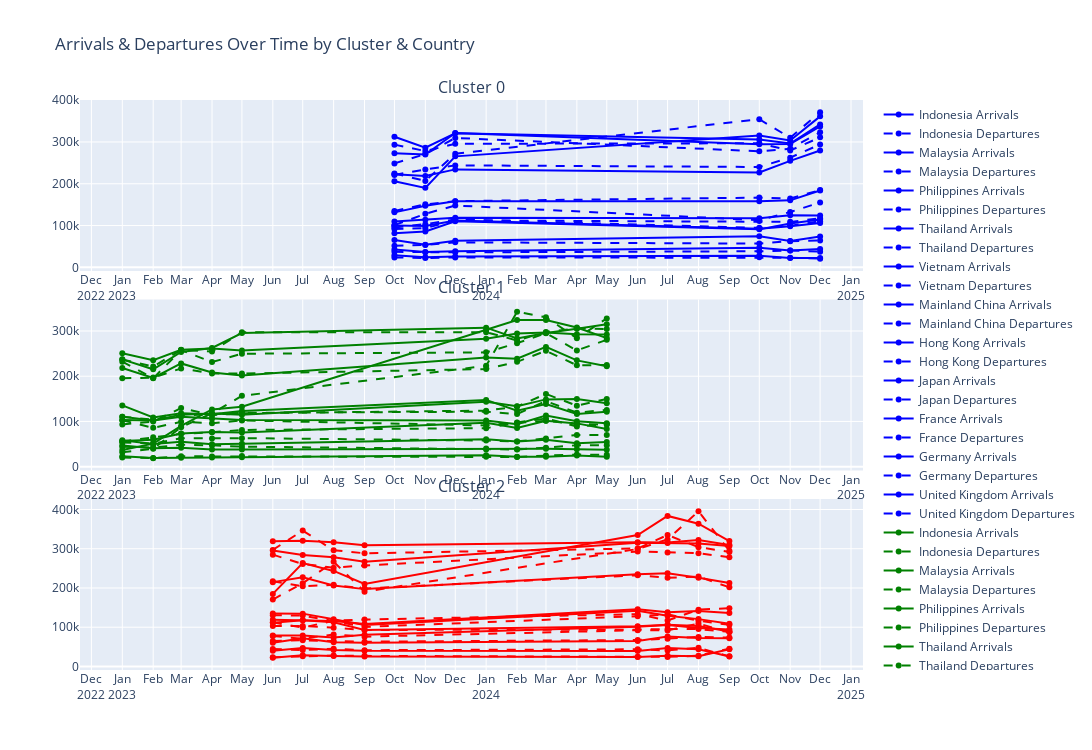

The notebook cell saved with this chart:
### Code cell
# Run K-Means clustering
num_clusters = 3
kmeans = KMeans(n_clusters=num_clusters, random_state=0, n_init='auto')
df['Cluster'] = kmeans.fit_predict(df_final)

# Check cluster distribution
print(df['Cluster'].value_counts())

# Visualize Data: Arrivals & Departures Over Time by Cluster & Country
df.sort_values(by=['Year', 'Month'], inplace=True)

# Define colors for clusters
cluster_colors = {0: 'blue', 1: 'green', 2: 'red'}

# Create subplots
fig = sp.make_subplots(
    rows=num_clusters, cols=1, shared_xaxes=True, vertical_spacing=0.05,
    subplot_titles=[f'Cluster {i}' for i in sorted(df['Cluster'].unique())]
)

# Add traces for each cluster and country
for idx, cluster in enumerate(sorted(df['Cluster'].unique())):
    cluster_data = df[df['Cluster'] == cluster]
    cluster_data['Date'] = pd.to_datetime(cluster_data[['Year', 'Month']].assign(DAY=1))

    color = cluster_colors.get(cluster, 'gray')

    for country in cluster_data['Country'].unique():
        country_data = cluster_data[cluster_data['Country'] == country]

        fig.add_trace(go.Scatter(
            x=country_data['Date'],
            y=country_data['Arrivals'],
            mode='lines+markers',
            name=f'{country} Arrivals',
            hoverinfo='y+name',
            line=dict(color=color, dash='solid')
        ), row=idx + 1, col=1)

        fig.add_trace(go.Scatter(
            x=country_data['Date'],
            y=country_data['Departures'],
            mode='lines+markers',
            name=f'{country} Departures',
            hoverinfo='y+name',
            line=dict(color=color, dash='dash')
        ), row=idx + 1, col=1)

# Update layout
fig.update_xaxes(dtick="M1", tickformat="%b\n%Y", showticklabels=True)
fig.update_layout(
    height=250 * num_clusters, width=1400,
    title_text="Arrivals & Departures Over Time by Cluster & Country",
    showlegend=True
)

# Show the figure
fig.show()

### Figure 1 — Plotly figure (JSON) as saved in the notebook; plotly's stock layout.template omitted (floating-point values rounded to 4 significant figures)
{"data": [{"hoverinfo": "y+name", "line": {"color": "blue", "dash": "solid"}, "mode": "lines+markers", "name": "Indonesia Arrivals", "type": "scatter", "x": ["2023-10-01T00:00:00", "2023-11-01T00:00:00", "2023-12-01T00:00:00", "2024-10-01T00:00:00", "2024-11-01T00:00:00", "2024-12-01T00:00:00"], "xaxis": "x", "y": [312292, 286363, 320717, 305697, 296314, 341960], "yaxis": "y"}, {"hoverinfo": "y+name", "line": {"color": "blue", "dash": "dash"}, "mode": "lines+markers", "name": "Indonesia Departures", "type": "scatter", "x": ["2023-10-01T00:00:00", "2023-11-01T00:00:00", "2023-12-01T00:00:00", "2024-10-01T00:00:00", "2024-11-01T00:00:00", "2024-12-01T00:00:00"], "xaxis": "x", "y": [293584, 278285, 295598, 296812, 279388, 311140], "yaxis": "y"}, {"hoverinfo": "y+name", "line": {"color": "blue", "dash": "solid"}, "mode": "lines+markers", "name": "Malaysia Arrivals", "type": "scatter", "x": ["2023-10-01T00:00:00", "2023-11-01T00:00:00", "2023-12-01T00:00:00", "2024-10-01T00:00:00", "2024-11-01T00:00:00", "2024-12-01T00:00:00"], "xaxis": "x", "y": [272799, 269785, 321354, 294533, 294907, 337008], "yaxis": "y"}, {"hoverinfo": "y+name", "line": {"color": "blue", "dash": "dash"}, "mode": "lines+markers", "name": "Malaysia Departures", "type": "scatter", "x": ["2023-10-01T00:00:00", "2023-11-01T00:00:00", "2023-12-01T00:00:00", "2024-10-01T00:00:00", "2024-11-01T00:00:00", "2024-12-01T00:00:00"], "xaxis": "x", "y": [248722, 270932, 309565, 277645, 283893, 323182], "yaxis": "y"}, {"hoverinfo": "y+name", "line": {"color": "blue", "dash": "solid"}, "mode": "lines+markers", "name": "Philippines Arrivals", "type": "scatter", "x": ["2023-10-01T00:00:00", "2023-11-01T00:00:00", "2023-12-01T00:00:00", "2024-10-01T00:00:00", "2024-11-01T00:00:00", "2024-12-01T00:00:00"], "xaxis": "x", "y": [109914, 113793, 118907, 117373, 124727, 123812], "yaxis": "y"}, {"hoverinfo": "y+name", "line": {"color": "blue", "dash": "dash"}, "mode": "lines+markers", "name": "Philippines Departures", "type": "scatter", "x": ["2023-10-01T00:00:00", "2023-11-01T00:00:00", "2023-12-01T00:00:00", "2024-10-01T00:00:00", "2024-11-01T00:00:00", "2024-12-01T00:00:00"], "xaxis": "x", "y": [100964, 128161, 147852, 112951, 132282, 155269], "yaxis": "y"}, {"hoverinfo": "y+name", "line": {"color": "blue", "dash": "solid"}, "mode": "lines+markers", "name": "Thailand Arrivals", "type": "scatter", "x": ["2023-10-01T00:00:00", "2023-11-01T00:00:00", "2023-12-01T00:00:00", "2024-10-01T00:00:00", "2024-11-01T00:00:00", "2024-12-01T00:00:00"], "xaxis": "x", "y": [222667, 218773, 234375, 227143, 254727, 279506], "yaxis": "y"}, {"hoverinfo": "y+name", "line": {"color": "blue", "dash": "dash"}, "mode": "lines+markers", "name": "Thailand Departures", "type": "scatter", "x": ["2023-10-01T00:00:00", "2023-11-01T00:00:00", "2023-12-01T00:00:00", "2024-10-01T00:00:00", "2024-11-01T00:00:00", "2024-12-01T00:00:00"], "xaxis": "x", "y": [221225, 234213, 243950, 240145, 262393, 294105], "yaxis": "y"}, {"hoverinfo": "y+name", "line": {"color": "blue", "dash": "solid"}, "mode": "lines+markers", "name": "Vietnam Arrivals", "type": "scatter", "x": ["2023-10-01T00:00:00", "2023-11-01T00:00:00", "2023-12-01T00:00:00", "2024-10-01T00:00:00", "2024-11-01T00:00:00", "2024-12-01T00:00:00"], "xaxis": "x", "y": [99917, 99028, 112292, 92505, 98116, 105848], "yaxis": "y"}, {"hoverinfo": "y+name", "line": {"color": "blue", "dash": "dash"}, "mode": "lines+markers", "name": "Vietnam Departures", "type": "scatter", "x": ["2023-10-01T00:00:00", "2023-11-01T00:00:00", "2023-12-01T00:00:00", "2024-10-01T00:00:00", "2024-11-01T00:00:00", "2024-12-01T00:00:00"], "xaxis": "x", "y": [95429, 103383, 114660, 94470, 99247, 110293], "yaxis": "y"}, {"hoverinfo": "y+name", "line": {"color": "blue", "dash": "solid"}, "mode": "lines+markers", "name": "Mainland China Arrivals", "type": "scatter", "x": ["2023-10-01T00:00:00", "2023-11-01T00:00:00", "2023-12-01T00:00:00", "2024-10-01T00:00:00", "2024-11-01T00:00:00", "2024-12-01T00:00:00"], "xaxis": "x", "y": [205807, 190153, 265540, 315351, 303665, 361183], "yaxis": "y"}, {"hoverinfo": "y+name", "line": {"color": "blue", "dash": "dash"}, "mode": "lines+markers", "name": "Mainland China Departures", "type": "scatter", "x": ["2023-10-01T00:00:00", "2023-11-01T00:00:00", "2023-12-01T00:00:00", "2024-10-01T00:00:00", "2024-11-01T00:00:00", "2024-12-01T00:00:00"], "xaxis": "x", "y": [224456, 206778, 271750, 354325, 310214, 370922], "yaxis": "y"}, {"hoverinfo": "y+name", "line": {"color": "blue", "dash": "solid"}, "mode": "lines+markers", "name": "Hong Kong Arrivals", "type": "scatter", "x": ["2023-10-01T00:00:00", "2023-11-01T00:00:00", "2023-12-01T00:00:00", "2024-10-01T00:00:00", "2024-11-01T00:00:00", "2024-12-01T00:00:00"], "xaxis": "x", "y": [81671, 85882, 110292, 90911, 104845, 114321], "yaxis": "y"}, {"hoverinfo": "y+name", "line": {"color": "blue", "dash": "dash"}, "mode": "lines+markers", "name": "Hong Kong Departures", "type": "scatter", "x": ["2023-10-01T00:00:00", "2023-11-01T00:00:00", "2023-12-01T00:00:00", "2024-10-01T00:00:00", "2024-11-01T00:00:00", "2024-12-01T00:00:00"], "xaxis": "x", "y": [91481, 93838, 112413, 110736, 108816, 117393], "yaxis": "y"}, {"hoverinfo": "y+name", "line": {"color": "blue", "dash": "solid"}, "mode": "lines+markers", "name": "Japan Arrivals", "type": "scatter", "x": ["2023-10-01T00:00:00", "2023-11-01T00:00:00", "2023-12-01T00:00:00", "2024-10-01T00:00:00", "2024-11-01T00:00:00", "2024-12-01T00:00:00"], "xaxis": "x", "y": [131578, 147313, 158070, 157862, 160275, 183767], "yaxis": "y"}, {"hoverinfo": "y+name", "line": {"color": "blue", "dash": "dash"}, "mode": "lines+markers", "name": "Japan Departures", "type": "scatter", "x": ["2023-10-01T00:00:00", "2023-11-01T00:00:00", "2023-12-01T00:00:00", "2024-10-01T00:00:00", "2024-11-01T00:00:00", "2024-12-01T00:00:00"], "xaxis": "x", "y": [134891, 150729, 158438, 166854, 164753, 184868], "yaxis": "y"}, {"hoverinfo": "y+name", "line": {"color": "blue", "dash": "solid"}, "mode": "lines+markers", "name": "France Arrivals", "type": "scatter", "x": ["2023-10-01T00:00:00", "2023-11-01T00:00:00", "2023-12-01T00:00:00", "2024-10-01T00:00:00", "2024-11-01T00:00:00", "2024-12-01T00:00:00"], "xaxis": "x", "y": [28918, 24260, 25892, 28054, 22629, 22678], "yaxis": "y"}, {"hoverinfo": "y+name", "line": {"color": "blue", "dash": "dash"}, "mode": "lines+markers", "name": "France Departures", "type": "scatter", "x": ["2023-10-01T00:00:00", "2023-11-01T00:00:00", "2023-12-01T00:00:00", "2024-10-01T00:00:00", "2024-11-01T00:00:00", "2024-12-01T00:00:00"], "xaxis": "x", "y": [23806, 22408, 23670, 24341, 23038, 20721], "yaxis": "y"}, {"hoverinfo": "y+name", "line": {"color": "blue", "dash": "solid"}, "mode": "lines+markers", "name": "Germany Arrivals", "type": "scatter", "x": ["2023-10-01T00:00:00", "2023-11-01T00:00:00", "2023-12-01T00:00:00", "2024-10-01T00:00:00", "2024-11-01T00:00:00", "2024-12-01T00:00:00"], "xaxis": "x", "y": [42852, 36523, 38513, 46925, 40337, 44055], "yaxis": "y"}, {"hoverinfo": "y+name", "line": {"color": "blue", "dash": "dash"}, "mode": "lines+markers", "name": "Germany Departures", "type": "scatter", "x": ["2023-10-01T00:00:00", "2023-11-01T00:00:00", "2023-12-01T00:00:00", "2024-10-01T00:00:00", "2024-11-01T00:00:00", "2024-12-01T00:00:00"], "xaxis": "x", "y": [37103, 35994, 35955, 38493, 40496, 37640], "yaxis": "y"}, {"hoverinfo": "y+name", "line": {"color": "blue", "dash": "solid"}, "mode": "lines+markers", "name": "United Kingdom Arrivals", "type": "scatter", "x": ["2023-10-01T00:00:00", "2023-11-01T00:00:00", "2023-12-01T00:00:00", "2024-10-01T00:00:00", "2024-11-01T00:00:00", "2024-12-01T00:00:00"], "xaxis": "x", "y": [65715, 54274, 63883, 74168, 62824, 73704], "yaxis": "y"}, {"hoverinfo": "y+name", "line": {"color": "blue", "dash": "dash"}, "mode": "lines+markers", "name": "United Kingdom Departures", "type": "scatter", "x": ["2023-10-01T00:00:00", "2023-11-01T00:00:00", "2023-12-01T00:00:00", "2024-10-01T00:00:00", "2024-11-01T00:00:00", "2024-12-01T00:00:00"], "xaxis": "x", "y": [51708, 53430, 59844, 56957, 62678, 64337], "yaxis": "y"}, {"hoverinfo": "y+name", "line": {"color": "green", "dash": "solid"}, "mode": "lines+markers", "name": "Indonesia Arrivals", "type": "scatter", "x": ["2023-01-01T00:00:00", "2023-02-01T00:00:00", "2023-03-01T00:00:00", "2023-04-01T00:00:00", "2023-05-01T00:00:00", "2024-01-01T00:00:00", "2024-02-01T00:00:00", "2024-03-01T00:00:00", "2024-04-01T00:00:00", "2024-05-01T00:00:00"], "xaxis": "x2", "y": [237294, 215290, 253733, 262495, 295364, 307312, 283447, 295673, 304889, 315076], "yaxis": "y2"}, {"hoverinfo": "y+name", "line": {"color": "green", "dash": "dash"}, "mode": "lines+markers", "name": "Indonesia Departures", "type": "scatter", "x": ["2023-01-01T00:00:00", "2023-02-01T00:00:00", "2023-03-01T00:00:00", "2023-04-01T00:00:00", "2023-05-01T00:00:00", "2024-01-01T00:00:00", "2024-02-01T00:00:00", "2024-03-01T00:00:00", "2024-04-01T00:00:00", "2024-05-01T00:00:00"], "xaxis": "x2", "y": [236894, 221396, 258118, 254622, 297376, 297301, 279107, 297830, 305947, 304347], "yaxis": "y2"}, {"hoverinfo": "y+name", "line": {"color": "green", "dash": "solid"}, "mode": "lines+markers", "name": "Malaysia Arrivals", "type": "scatter", "x": ["2023-01-01T00:00:00", "2023-02-01T00:00:00", "2023-03-01T00:00:00", "2023-04-01T00:00:00", "2023-05-01T00:00:00", "2024-01-01T00:00:00", "2024-02-01T00:00:00", "2024-03-01T00:00:00", "2024-04-01T00:00:00", "2024-05-01T00:00:00"], "xaxis": "x2", "y": [250687, 235207, 258302, 261045, 256899, 282679, 294434, 296535, 292736, 292170], "yaxis": "y2"}, {"hoverinfo": "y+name", "line": {"color": "green", "dash": "dash"}, "mode": "lines+markers", "name": "Malaysia Departures", "type": "scatter", "x": ["2023-01-01T00:00:00", "2023-02-01T00:00:00", "2023-03-01T00:00:00", "2023-04-01T00:00:00", "2023-05-01T00:00:00", "2024-01-01T00:00:00", "2024-02-01T00:00:00", "2024-03-01T00:00:00", "2024-04-01T00:00:00", "2024-05-01T00:00:00"], "xaxis": "x2", "y": [232232, 195403, 257769, 231352, 249761, 252721, 273053, 295187, 256967, 280455], "yaxis": "y2"}, {"hoverinfo": "y+name", "line": {"color": "green", "dash": "solid"}, "mode": "lines+markers", "name": "Philippines Arrivals", "type": "scatter", "x": ["2023-01-01T00:00:00", "2023-02-01T00:00:00", "2023-03-01T00:00:00", "2023-04-01T00:00:00", "2023-05-01T00:00:00", "2024-01-01T00:00:00", "2024-02-01T00:00:00", "2024-03-01T00:00:00", "2024-04-01T00:00:00", "2024-05-01T00:00:00"], "xaxis": "x2", "y": [135480, 108926, 118229, 115838, 123290, 147579, 123896, 138363, 116665, 121360], "yaxis": "y2"}, {"hoverinfo": "y+name", "line": {"color": "green", "dash": "dash"}, "mode": "lines+markers", "name": "Philippines Departures", "type": "scatter", "x": ["2023-01-01T00:00:00", "2023-02-01T00:00:00", "2023-03-01T00:00:00", "2023-04-01T00:00:00", "2023-05-01T00:00:00", "2024-01-01T00:00:00", "2024-02-01T00:00:00", "2024-03-01T00:00:00", "2024-04-01T00:00:00", "2024-05-01T00:00:00"], "xaxis": "x2", "y": [110515, 103708, 113075, 115894, 119130, 121529, 116456, 144936, 119414, 125442], "yaxis": "y2"}, {"hoverinfo": "y+name", "line": {"color": "green", "dash": "solid"}, "mode": "lines+markers", "name": "Thailand Arrivals", "type": "scatter", "x": ["2023-01-01T00:00:00", "2023-02-01T00:00:00", "2023-03-01T00:00:00", "2023-04-01T00:00:00", "2023-05-01T00:00:00", "2024-01-01T00:00:00", "2024-02-01T00:00:00", "2024-03-01T00:00:00", "2024-04-01T00:00:00", "2024-05-01T00:00:00"], "xaxis": "x2", "y": [218226, 196200, 228228, 208237, 201556, 241208, 238636, 264799, 235029, 222001], "yaxis": "y2"}, {"hoverinfo": "y+name", "line": {"color": "green", "dash": "dash"}, "mode": "lines+markers", "name": "Thailand Departures", "type": "scatter", "x": ["2023-01-01T00:00:00", "2023-02-01T00:00:00", "2023-03-01T00:00:00", "2023-04-01T00:00:00", "2023-05-01T00:00:00", "2024-01-01T00:00:00", "2024-02-01T00:00:00", "2024-03-01T00:00:00", "2024-04-01T00:00:00", "2024-05-01T00:00:00"], "xaxis": "x2", "y": [195388, 196873, 217201, 205921, 205833, 215777, 231796, 256193, 224240, 224744], "yaxis": "y2"}, {"hoverinfo": "y+name", "line": {"color": "green", "dash": "solid"}, "mode": "lines+markers", "name": "Vietnam Arrivals", "type": "scatter", "x": ["2023-01-01T00:00:00", "2023-02-01T00:00:00", "2023-03-01T00:00:00", "2023-04-01T00:00:00", "2023-05-01T00:00:00", "2024-01-01T00:00:00", "2024-02-01T00:00:00", "2024-03-01T00:00:00", "2024-04-01T00:00:00", "2024-05-01T00:00:00"], "xaxis": "x2", "y": [103236, 102251, 110179, 105687, 102932, 101950, 93909, 113009, 100406, 96072], "yaxis": "y2"}, {"hoverinfo": "y+name", "line": {"color": "green", "dash": "dash"}, "mode": "lines+markers", "name": "Vietnam Departures", "type": "scatter", "x": ["2023-01-01T00:00:00", "2023-02-01T00:00:00", "2023-03-01T00:00:00", "2023-04-01T00:00:00", "2023-05-01T00:00:00", "2024-01-01T00:00:00", "2024-02-01T00:00:00", "2024-03-01T00:00:00", "2024-04-01T00:00:00", "2024-05-01T00:00:00"], "xaxis": "x2", "y": [102736, 85879, 99121, 96153, 102171, 91137, 97902, 106501, 88687, 94314], "yaxis": "y2"}, {"hoverinfo": "y+name", "line": {"color": "green", "dash": "solid"}, "mode": "lines+markers", "name": "Mainland China Arrivals", "type": "scatter", "x": ["2023-01-01T00:00:00", "2023-02-01T00:00:00", "2023-03-01T00:00:00", "2023-04-01T00:00:00", "2023-05-01T00:00:00", "2024-01-01T00:00:00", "2024-02-01T00:00:00", "2024-03-01T00:00:00", "2024-04-01T00:00:00", "2024-05-01T00:00:00"], "xaxis": "x2", "y": [36744, 50983, 90156, 126550, 132574, 301732, 324056, 324409, 307829, 284250], "yaxis": "y2"}, {"hoverinfo": "y+name", "line": {"color": "green", "dash": "dash"}, "mode": "lines+markers", "name": "Mainland China Departures", "type": "scatter", "x": ["2023-01-01T00:00:00", "2023-02-01T00:00:00", "2023-03-01T00:00:00", "2023-04-01T00:00:00", "2023-05-01T00:00:00", "2024-01-01T00:00:00", "2024-02-01T00:00:00", "2024-03-01T00:00:00", "2024-04-01T00:00:00", "2024-05-01T00:00:00"], "xaxis": "x2", "y": [31925, 39762, 87393, 117920, 156623, 222956, 342416, 330380, 283889, 327809], "yaxis": "y2"}, {"hoverinfo": "y+name", "line": {"color": "green", "dash": "solid"}, "mode": "lines+markers", "name": "Hong Kong Arrivals", "type": "scatter", "x": ["2023-01-01T00:00:00", "2023-02-01T00:00:00", "2023-03-01T00:00:00", "2023-04-01T00:00:00", "2023-05-01T00:00:00", "2024-01-01T00:00:00", "2024-02-01T00:00:00", "2024-03-01T00:00:00", "2024-04-01T00:00:00", "2024-05-01T00:00:00"], "xaxis": "x2", "y": [56563, 59409, 73512, 76541, 75345, 97242, 85465, 101577, 95685, 83052], "yaxis": "y2"}, {"hoverinfo": "y+name", "line": {"color": "green", "dash": "dash"}, "mode": "lines+markers", "name": "Hong Kong Departures", "type": "scatter", "x": ["2023-01-01T00:00:00", "2023-02-01T00:00:00", "2023-03-01T00:00:00", "2023-04-01T00:00:00", "2023-05-01T00:00:00", "2024-01-01T00:00:00", "2024-02-01T00:00:00", "2024-03-01T00:00:00", "2024-04-01T00:00:00", "2024-05-01T00:00:00"], "xaxis": "x2", "y": [55876, 64846, 72582, 76242, 81104, 85169, 97038, 101369, 94171, 92920], "yaxis": "y2"}, {"hoverinfo": "y+name", "line": {"color": "green", "dash": "solid"}, "mode": "lines+markers", "name": "Japan Arrivals", "type": "scatter", "x": ["2023-01-01T00:00:00", "2023-02-01T00:00:00", "2023-03-01T00:00:00", "2023-04-01T00:00:00", "2023-05-01T00:00:00", "2024-01-01T00:00:00", "2024-02-01T00:00:00", "2024-03-01T00:00:00", "2024-04-01T00:00:00", "2024-05-01T00:00:00"], "xaxis": "x2", "y": [110117, 101878, 115050, 117712, 115040, 143597, 133502, 148746, 149604, 140060], "yaxis": "y2"}, {"hoverinfo": "y+name", "line": {"color": "green", "dash": "dash"}, "mode": "lines+markers", "name": "Japan Departures", "type": "scatter", "x": ["2023-01-01T00:00:00", "2023-02-01T00:00:00", "2023-03-01T00:00:00", "2023-04-01T00:00:00", "2023-05-01T00:00:00", "2024-01-01T00:00:00", "2024-02-01T00:00:00", "2024-03-01T00:00:00", "2024-04-01T00:00:00", "2024-05-01T00:00:00"], "xaxis": "x2", "y": [93387, 99646, 129542, 113762, 118111, 123860, 132788, 160871, 134794, 149748], "yaxis": "y2"}, {"hoverinfo": "y+name", "line": {"color": "green", "dash": "solid"}, "mode": "lines+markers", "name": "France Arrivals", "type": "scatter", "x": ["2023-01-01T00:00:00", "2023-02-01T00:00:00", "2023-03-01T00:00:00", "2023-04-01T00:00:00", "2023-05-01T00:00:00", "2024-01-01T00:00:00", "2024-02-01T00:00:00", "2024-03-01T00:00:00", "2024-04-01T00:00:00", "2024-05-01T00:00:00"], "xaxis": "x2", "y": [23143, 19287, 19812, 20337, 20845, 25321, 22125, 21926, 24537, 22187], "yaxis": "y2"}, {"hoverinfo": "y+name", "line": {"color": "green", "dash": "dash"}, "mode": "lines+markers", "name": "France Departures", "type": "scatter", "x": ["2023-01-01T00:00:00", "2023-02-01T00:00:00", "2023-03-01T00:00:00", "2023-04-01T00:00:00", "2023-05-01T00:00:00", "2024-01-01T00:00:00", "2024-02-01T00:00:00", "2024-03-01T00:00:00", "2024-04-01T00:00:00", "2024-05-01T00:00:00"], "xaxis": "x2", "y": [20474, 18716, 22848, 22681, 23328, 22116, 21397, 24462, 26768, 26116], "yaxis": "y2"}, {"hoverinfo": "y+name", "line": {"color": "green", "dash": "solid"}, "mode": "lines+markers", "name": "Germany Arrivals", "type": "scatter", "x": ["2023-01-01T00:00:00", "2023-02-01T00:00:00", "2023-03-01T00:00:00", "2023-04-01T00:00:00", "2023-05-01T00:00:00", "2024-01-01T00:00:00", "2024-02-01T00:00:00", "2024-03-01T00:00:00", "2024-04-01T00:00:00", "2024-05-01T00:00:00"], "xaxis": "x2", "y": [46651, 40824, 41603, 37972, 37987, 39980, 38600, 39368, 38283, 37376], "yaxis": "y2"}, {"hoverinfo": "y+name", "line": {"color": "green", "dash": "dash"}, "mode": "lines+markers", "name": "Germany Departures", "type": "scatter", "x": ["2023-01-01T00:00:00", "2023-02-01T00:00:00", "2023-03-01T00:00:00", "2023-04-01T00:00:00", "2023-05-01T00:00:00", "2024-01-01T00:00:00", "2024-02-01T00:00:00", "2024-03-01T00:00:00", "2024-04-01T00:00:00", "2024-05-01T00:00:00"], "xaxis": "x2", "y": [43930, 42254, 48554, 47226, 44171, 38031, 38036, 41993, 47381, 47182], "yaxis": "y2"}, {"hoverinfo": "y+name", "line": {"color": "green", "dash": "solid"}, "mode": "lines+markers", "name": "United Kingdom Arrivals", "type": "scatter", "x": ["2023-01-01T00:00:00", "2023-02-01T00:00:00", "2023-03-01T00:00:00", "2023-04-01T00:00:00", "2023-05-01T00:00:00", "2024-01-01T00:00:00", "2024-02-01T00:00:00", "2024-03-01T00:00:00", "2024-04-01T00:00:00", "2024-05-01T00:00:00"], "xaxis": "x2", "y": [58315, 49882, 55242, 49612, 50777, 60395, 55732, 59507, 51949, 54799], "yaxis": "y2"}, {"hoverinfo": "y+name", "line": {"color": "green", "dash": "dash"}, "mode": "lines+markers", "name": "United Kingdom Departures", "type": "scatter", "x": ["2023-01-01T00:00:00", "2023-02-01T00:00:00", "2023-03-01T00:00:00", "2023-04-01T00:00:00", "2023-05-01T00:00:00", "2024-01-01T00:00:00", "2024-02-01T00:00:00", "2024-03-01T00:00:00", "2024-04-01T00:00:00", "2024-05-01T00:00:00"], "xaxis": "x2", "y": [53678, 50882, 62851, 62538, 63065, 57803, 55856, 62452, 70156, 70077], "yaxis": "y2"}, {"hoverinfo": "y+name", "line": {"color": "red", "dash": "solid"}, "mode": "lines+markers", "name": "Indonesia Arrivals", "type": "scatter", "x": ["2023-06-01T00:00:00", "2023-07-01T00:00:00", "2023-08-01T00:00:00", "2023-09-01T00:00:00", "2024-06-01T00:00:00", "2024-07-01T00:00:00", "2024-08-01T00:00:00", "2024-09-01T00:00:00"], "xaxis": "x3", "y": [319342, 320258, 316308, 309171, 316588, 315797, 321967, 309639], "yaxis": "y3"}, {"hoverinfo": "y+name", "line": {"color": "red", "dash": "dash"}, "mode": "lines+markers", "name": "Indonesia Departures", "type": "scatter", "x": ["2023-06-01T00:00:00", "2023-07-01T00:00:00", "2023-08-01T00:00:00", "2023-09-01T00:00:00", "2024-06-01T00:00:00", "2024-07-01T00:00:00", "2024-08-01T00:00:00", "2024-09-01T00:00:00"], "xaxis": "x3", "y": [297064, 346196, 296230, 288413, 300657, 335010, 303902, 291753], "yaxis": "y3"}, {"hoverinfo": "y+name", "line": {"color": "red", "dash": "solid"}, "mode": "lines+markers", "name": "Malaysia Arrivals", "type": "scatter", "x": ["2023-06-01T00:00:00", "2023-07-01T00:00:00", "2023-08-01T00:00:00", "2023-09-01T00:00:00", "2024-06-01T00:00:00", "2024-07-01T00:00:00", "2024-08-01T00:00:00", "2024-09-01T00:00:00"], "xaxis": "x3", "y": [295806, 283944, 278475, 266606, 315011, 314827, 313313, 307150], "yaxis": "y3"}, {"hoverinfo": "y+name", "line": {"color": "red", "dash": "dash"}, "mode": "lines+markers", "name": "Malaysia Departures", "type": "scatter", "x": ["2023-06-01T00:00:00", "2023-07-01T00:00:00", "2023-08-01T00:00:00", "2023-09-01T00:00:00", "2024-06-01T00:00:00", "2024-07-01T00:00:00", "2024-08-01T00:00:00", "2024-09-01T00:00:00"], "xaxis": "x3", "y": [284935, 261080, 251852, 257482, 292789, 290725, 288558, 278352], "yaxis": "y3"}, {"hoverinfo": "y+name", "line": {"color": "red", "dash": "solid"}, "mode": "lines+markers", "name": "Philippines Arrivals", "type": "scatter", "x": ["2023-06-01T00:00:00", "2023-07-01T00:00:00", "2023-08-01T00:00:00", "2023-09-01T00:00:00", "2024-06-01T00:00:00", "2024-07-01T00:00:00", "2024-08-01T00:00:00", "2024-09-01T00:00:00"], "xaxis": "x3", "y": [134950, 134631, 120166, 105834, 142023, 129017, 120640, 108697], "yaxis": "y3"}, {"hoverinfo": "y+name", "line": {"color": "red", "dash": "dash"}, "mode": "lines+markers", "name": "Philippines Departures", "type": "scatter", "x": ["2023-06-01T00:00:00", "2023-07-01T00:00:00", "2023-08-01T00:00:00", "2023-09-01T00:00:00", "2024-06-01T00:00:00", "2024-07-01T00:00:00", "2024-08-01T00:00:00", "2024-09-01T00:00:00"], "xaxis": "x3", "y": [130594, 129698, 115602, 100770, 128194, 132825, 116345, 106058], "yaxis": "y3"}, {"hoverinfo": "y+name", "line": {"color": "red", "dash": "solid"}, "mode": "lines+markers", "name": "Thailand Arrivals", "type": "scatter", "x": ["2023-06-01T00:00:00", "2023-07-01T00:00:00", "2023-08-01T00:00:00", "2023-09-01T00:00:00", "2024-06-01T00:00:00", "2024-07-01T00:00:00", "2024-08-01T00:00:00", "2024-09-01T00:00:00"], "xaxis": "x3", "y": [214922, 227415, 206186, 197101, 234730, 237235, 225976, 212885], "yaxis": "y3"}, {"hoverinfo": "y+name", "line": {"color": "red", "dash": "dash"}, "mode": "lines+markers", "name": "Thailand Departures", "type": "scatter", "x": ["2023-06-01T00:00:00", "2023-07-01T00:00:00", "2023-08-01T00:00:00", "2023-09-01T00:00:00", "2024-06-01T00:00:00", "2024-07-01T00:00:00", "2024-08-01T00:00:00", "2024-09-01T00:00:00"], "xaxis": "x3", "y": [216895, 204317, 207933, 198631, 232385, 225958, 229118, 201734], "yaxis": "y3"}, {"hoverinfo": "y+name", "line": {"color": "red", "dash": "solid"}, "mode": "lines+markers", "name": "Vietnam Arrivals", "type": "scatter", "x": ["2023-06-01T00:00:00", "2023-07-01T00:00:00", "2023-08-01T00:00:00", "2023-09-01T00:00:00", "2024-06-01T00:00:00", "2024-07-01T00:00:00", "2024-08-01T00:00:00", "2024-09-01T00:00:00"], "xaxis": "x3", "y": [111167, 117479, 112809, 93035, 102272, 106354, 103303, 89246], "yaxis": "y3"}, {"hoverinfo": "y+name", "line": {"color": "red", "dash": "dash"}, "mode": "lines+markers", "name": "Vietnam Departures", "type": "scatter", "x": ["2023-06-01T00:00:00", "2023-07-01T00:00:00", "2023-08-01T00:00:00", "2023-09-01T00:00:00", "2024-06-01T00:00:00", "2024-07-01T00:00:00", "2024-08-01T00:00:00", "2024-09-01T00:00:00"], "xaxis": "x3", "y": [102865, 103139, 98781, 93052, 93846, 95446, 95184, 88180], "yaxis": "y3"}, {"hoverinfo": "y+name", "line": {"color": "red", "dash": "solid"}, "mode": "lines+markers", "name": "Mainland China Arrivals", "type": "scatter", "x": ["2023-06-01T00:00:00", "2023-07-01T00:00:00", "2023-08-01T00:00:00", "2023-09-01T00:00:00", "2024-06-01T00:00:00", "2024-07-01T00:00:00", "2024-08-01T00:00:00", "2024-09-01T00:00:00"], "xaxis": "x3", "y": [184935, 263392, 243441, 210215, 334891, 383622, 363853, 319703], "yaxis": "y3"}, {"hoverinfo": "y+name", "line": {"color": "red", "dash": "dash"}, "mode": "lines+markers", "name": "Mainland China Departures", "type": "scatter", "x": ["2023-06-01T00:00:00", "2023-07-01T00:00:00", "2023-08-01T00:00:00", "2023-09-01T00:00:00", "2024-06-01T00:00:00", "2024-07-01T00:00:00", "2024-08-01T00:00:00", "2024-09-01T00:00:00"], "xaxis": "x3", "y": [170581, 211875, 266785, 190568, 299377, 323755, 395409, 294733], "yaxis": "y3"}, {"hoverinfo": "y+name", "line": {"color": "red", "dash": "solid"}, "mode": "lines+markers", "name": "Hong Kong Arrivals", "type": "scatter", "x": ["2023-06-01T00:00:00", "2023-07-01T00:00:00", "2023-08-01T00:00:00", "2023-09-01T00:00:00", "2024-06-01T00:00:00", "2024-07-01T00:00:00", "2024-08-01T00:00:00", "2024-09-01T00:00:00"], "xaxis": "x3", "y": [78942, 78733, 74061, 80709, 101093, 105586, 97783, 94312], "yaxis": "y3"}, {"hoverinfo": "y+name", "line": {"color": "red", "dash": "dash"}, "mode": "lines+markers", "name": "Hong Kong Departures", "type": "scatter", "x": ["2023-06-01T00:00:00", "2023-07-01T00:00:00", "2023-08-01T00:00:00", "2023-09-01T00:00:00", "2024-06-01T00:00:00", "2024-07-01T00:00:00", "2024-08-01T00:00:00", "2024-09-01T00:00:00"], "xaxis": "x3", "y": [77530, 70789, 81706, 76001, 92340, 91851, 109486, 87019], "yaxis": "y3"}, {"hoverinfo": "y+name", "line": {"color": "red", "dash": "solid"}, "mode": "lines+markers", "name": "Japan Arrivals", "type": "scatter", "x": ["2023-06-01T00:00:00", "2023-07-01T00:00:00", "2023-08-01T00:00:00", "2023-09-01T00:00:00", "2024-06-01T00:00:00", "2024-07-01T00:00:00", "2024-08-01T00:00:00", "2024-09-01T00:00:00"], "xaxis": "x3", "y": [119020, 117761, 116038, 108057, 145927, 138181, 141052, 136102], "yaxis": "y3"}, {"hoverinfo": "y+name", "line": {"color": "red", "dash": "dash"}, "mode": "lines+markers", "name": "Japan Departures", "type": "scatter", "x": ["2023-06-01T00:00:00", "2023-07-01T00:00:00", "2023-08-01T00:00:00", "2023-09-01T00:00:00", "2024-06-01T00:00:00", "2024-07-01T00:00:00", "2024-08-01T00:00:00", "2024-09-01T00:00:00"], "xaxis": "x3", "y": [112475, 99008, 116749, 119603, 133177, 117217, 144822, 148473], "yaxis": "y3"}, {"hoverinfo": "y+name", "line": {"color": "red", "dash": "solid"}, "mode": "lines+markers", "name": "France Arrivals", "type": "scatter", "x": ["2023-06-01T00:00:00", "2023-07-01T00:00:00", "2023-08-01T00:00:00", "2023-09-01T00:00:00", "2024-06-01T00:00:00", "2024-07-01T00:00:00", "2024-08-01T00:00:00", "2024-09-01T00:00:00"], "xaxis": "x3", "y": [22334, 28309, 26669, 25359, 24058, 26993, 26144, 43965], "yaxis": "y3"}, {"hoverinfo": "y+name", "line": {"color": "red", "dash": "dash"}, "mode": "lines+markers", "name": "France Departures", "type": "scatter", "x": ["2023-06-01T00:00:00", "2023-07-01T00:00:00", "2023-08-01T00:00:00", "2023-09-01T00:00:00", "2024-06-01T00:00:00", "2024-07-01T00:00:00", "2024-08-01T00:00:00", "2024-09-01T00:00:00"], "xaxis": "x3", "y": [23407, 25798, 27662, 26999, 24449, 24399, 27348, 45284], "yaxis": "y3"}, {"hoverinfo": "y+name", "line": {"color": "red", "dash": "solid"}, "mode": "lines+markers", "name": "Germany Arrivals", "type": "scatter", "x": ["2023-06-01T00:00:00", "2023-07-01T00:00:00", "2023-08-01T00:00:00", "2023-09-01T00:00:00", "2024-06-01T00:00:00", "2024-07-01T00:00:00", "2024-08-01T00:00:00", "2024-09-01T00:00:00"], "xaxis": "x3", "y": [40113, 47008, 42183, 40042, 39254, 47057, 43692, 25495], "yaxis": "y3"}, {"hoverinfo": "y+name", "line": {"color": "red", "dash": "dash"}, "mode": "lines+markers", "name": "Germany Departures", "type": "scatter", "x": ["2023-06-01T00:00:00", "2023-07-01T00:00:00", "2023-08-01T00:00:00", "2023-09-01T00:00:00", "2024-06-01T00:00:00", "2024-07-01T00:00:00", "2024-08-01T00:00:00", "2024-09-01T00:00:00"], "xaxis": "x3", "y": [44345, 41749, 45140, 41477, 43656, 40835, 47506, 25717], "yaxis": "y3"}, {"hoverinfo": "y+name", "line": {"color": "red", "dash": "solid"}, "mode": "lines+markers", "name": "United Kingdom Arrivals", "type": "scatter", "x": ["2023-06-01T00:00:00", "2023-07-01T00:00:00", "2023-08-01T00:00:00", "2023-09-01T00:00:00", "2024-06-01T00:00:00", "2024-07-01T00:00:00", "2024-08-01T00:00:00", "2024-09-01T00:00:00"], "xaxis": "x3", "y": [60390, 71819, 61509, 60266, 65066, 76223, 72280, 71966], "yaxis": "y3"}, {"hoverinfo": "y+name", "line": {"color": "red", "dash": "dash"}, "mode": "lines+markers", "name": "United Kingdom Departures", "type": "scatter", "x": ["2023-06-01T00:00:00", "2023-07-01T00:00:00", "2023-08-01T00:00:00", "2023-09-01T00:00:00", "2024-06-01T00:00:00", "2024-07-01T00:00:00", "2024-08-01T00:00:00", "2024-09-01T00:00:00"], "xaxis": "x3", "y": [64978, 66770, 64656, 63181, 67316, 70806, 75126, 73713], "yaxis": "y3"}], "layout": {"annotations": [{"font": {"size": 16}, "showarrow": false, "text": "Cluster 0", "x": 0.5, "xanchor": "center", "xref": "paper", "y": 1, "yanchor": "bottom", "yref": "paper"}, {"font": {"size": 16}, "showarrow": false, "text": "Cluster 1", "x": 0.5, "xanchor": "center", "xref": "paper", "y": 0.65, "yanchor": "bottom", "yref": "paper"}, {"font": {"size": 16}, "showarrow": false, "text": "Cluster 2", "x": 0.5, "xanchor": "center", "xref": "paper", "y": 0.3, "yanchor": "bottom", "yref": "paper"}], "height": 750, "showlegend": true, "title": {"text": "Arrivals & Departures Over Time by Cluster & Country"}, "width": 1400, "xaxis": {"anchor": "y", "domain": [0, 1], "dtick": "M1", "matches": "x3", "showticklabels": true, "tickformat": "%b\n%Y"}, "xaxis2": {"anchor": "y2", "domain": [0, 1], "dtick": "M1", "matches": "x3", "showticklabels": true, "tickformat": "%b\n%Y"}, "xaxis3": {"anchor": "y3", "domain": [0, 1], "dtick": "M1", "showticklabels": true, "tickformat": "%b\n%Y"}, "yaxis": {"anchor": "x", "domain": [0.7, 1]}, "yaxis2": {"anchor": "x2", "domain": [0.35, 0.65]}, "yaxis3": {"anchor": "x3", "domain": [0, 0.3]}}}
